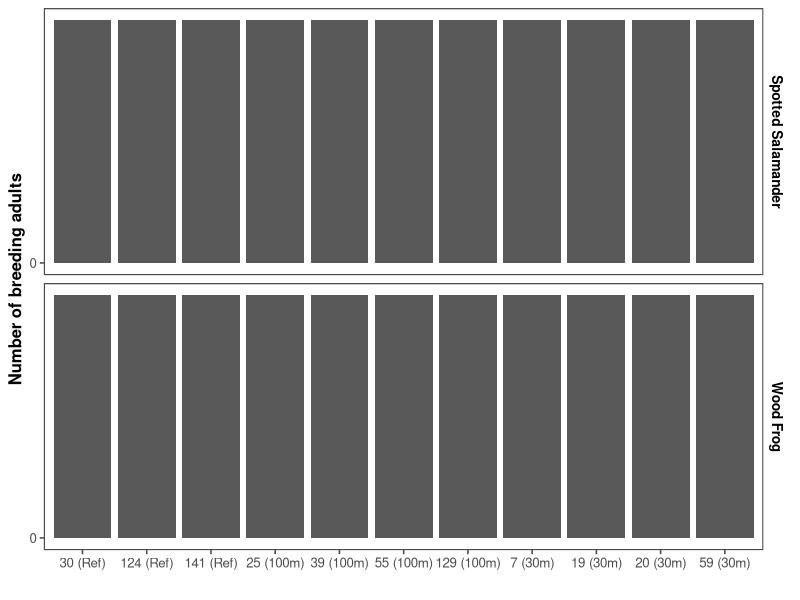

Reproduce this figure in R.
## ---- chunk 1
#### Code Reflection

###Assignment 6

# 2. Create a new data frame iris1 that contfains only the species virginica and versicolor with sepal lengths longer than 6 cm and sepal widths longer than 2.5 cm. How many observations and variables are in the data set?

#(Original) iris1 <- filter(iris, Species== c("virginica", #"versicolor") & Sepal.Length > 6 & Sepal.Width > 2.5)
#glimpse(iris1)
#got rows:28, cols: 5


# need to use %in% to find with values within Species fits the criteria

#iris1 <- filter(iris, Species %in% c("virginica", "versicolor"), Sepal.Length > 6, Sepal.Width > 2.5)
#glimpse(iris1)

## ---- chunk 2
# 3. Now, create an iris2 data frame from iris1 that contains only the columns for Species, Sepal.Length, and Sepal.Width. How many observations and variables are in the dataset?

#Orginal set up with new iris1

#iris2 <- select(iris1, Species,Sepal.Length,Sepal.Width)
#glimpse(iris2)


## The rest of the code I had set up after #2 worked after i changed it
## ---- chunk 3
### Assignment 8

# 1. 

# (original) newfunc <- function(means= c(10, 45)){
#  df <- data.frame (Type= c(rep("control",25), rep("treatment", 25)), Value = c(rnorm(25, 10, 1.5), rnorm(25, 45, 2))) 

#this way would not allow you to rerun it with different variables
#could still use c, but labeling each one makes it more clear

newfunc <- function(mean1 = 17, sd1 = 1, mean2 = 34, sd2 = 1.9, n=30){ #when you make your own functions, you can name them yourself // make sure to call that name
  Type <- rep(c("Control", "Treatment"), each = n)
  Value <- c(rnorm(n, mean = mean1, sd = sd1), rnorm(n, mean = mean2, sd = sd2)) # labeling it thins way lets you just change the variables in the function without needing to edit the rest
  dframe <- data.frame(Type, Value)
  return(dframe)
}

data <- newfunc()
head(data)

# The rest of my code matches what is in the posted solutions and it works with different variables
## ---- chunk 4
### How to do Weekly Assignment 3
library(ggthemes)
library(tidyverse)
library(dplyr)

###############################

#I know the graph isn't correct, but when I try to knit I am given an error saying "y" is needed for geom_bar(). I left it blank for it to knit, but I originally copied it from your notes as geom_bar(position="dodge", stat="identity")


dryadData <- read.table(file="Data/amphibian_data.csv", header=TRUE, sep= ",")
                        
str(dryadData$species)
dryadData$species<-factor(dryadData$species, labels=c("Spotted Salamander", "Wood Frog")) #creating 'labels' to use for the plot // factor is a different type of data // factors helps R recognize that species are different species 

str(dryadData$species) #now it is a facotr with 2 levels

class(dryadData$treatment)

dryadData$treatment <- factor(dryadData$treatment, #now need to factor treatment and give it levels
            levels=c("Reference",
                     "100m", "30m")) # this says what goes first 


p<- ggplot(data=dryadData, 
       aes(x=interaction(wetland, treatment)), #group treatment and wetland
      y=count.total.adults, fill=factor(year)) + #fills bars with corresponding data year
  geom_bar() + #color is outline of the bars // position organizes the ways the bars are shown (dodge is right next to each other) // stat further organizes the bar (identity makes them individual bars)
  
  ylab("Number of breeding adults") + #y axis title for both graphs
  xlab("") + #empty under bottom plot
  scale_y_continuous(breaks = c(0,100,200,300,400,500)) +## y axis should be broken up by 100s
  scale_x_discrete(labels=c("30 (Ref)", "124 (Ref)", "141 (Ref)", "25 (100m)","39 (100m)","55 (100m)","129 (100m)", "7 (30m)","19 (30m)","20 (30m)","59 (30m)")) + #x axis titles for bottom plot
  facet_wrap(~species, nrow=2, strip.position="right") + #puts titles on the right of each graph
  theme_few() + scale_fill_grey() + #color themes
  theme(panel.background = element_rect(fill = 'white'#background colors
                                          , color = 'black'), #outline of graphs
        legend.position="top", #puts legend(years) on top
        legend.title=  element_blank(), #set an empty string is that there is no extra white space above the legend where the legend title used to be.
        axis.title.y = element_text(size=12, 
        face="bold", colour = "black"), #adjusts text size and font
        strip.text.y = element_text(size = 10, face="bold", colour = "black")) + #flips labels into a vertical position
  guides(fill=guide_legend(nrow=5,byrow=TRUE)) #sorta squishes the graph together

p

